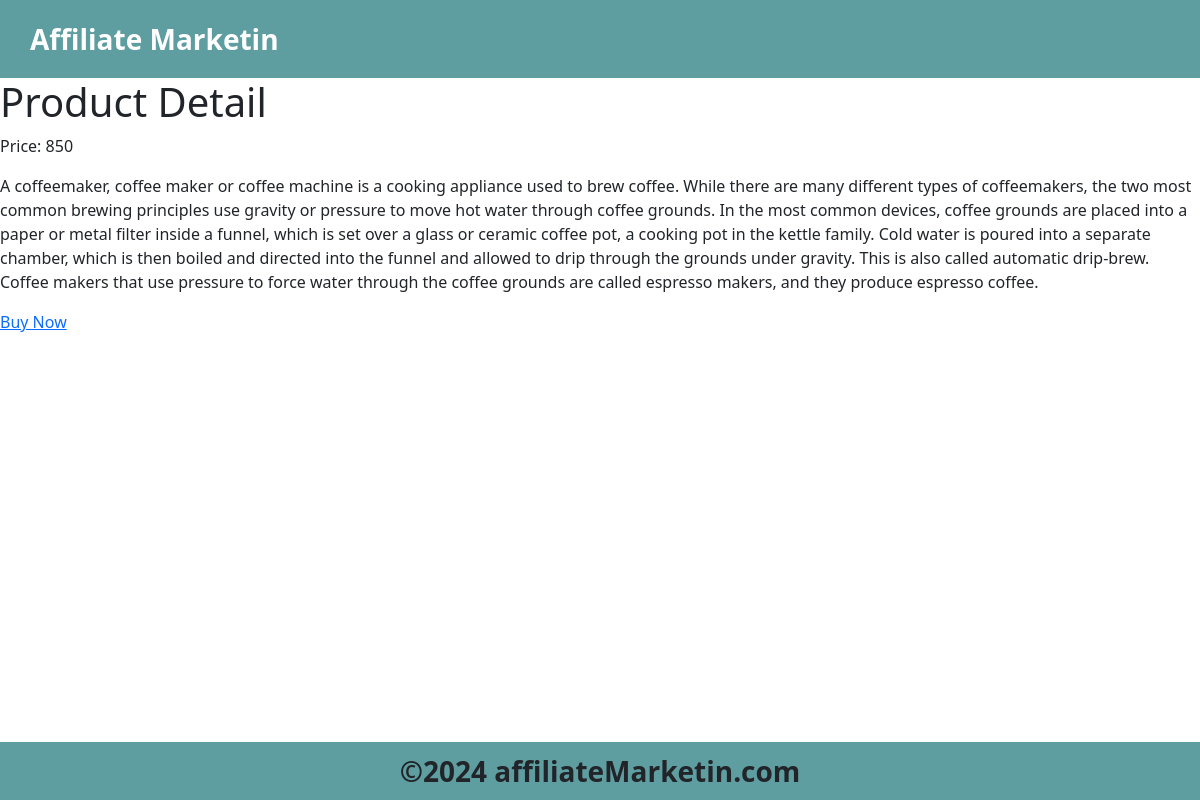
/products/4/, run on the app's committed database.
### products/models.py (models this page shows, shortened)
class Product(models.Model):
    name = models.CharField(max_length=100)
    price = models.IntegerField()
    description = models.TextField()
    image_url = models.URLField()
    affiliate_link = models.URLField()

### products/views.py (the view)
# urls.py: path('products/<int:id>/', views.product_detail, name='product_detail'),
def product_detail(request, id):
    product = get_object_or_404(Product, id=id)
    return render(request, 'product_detail.html', {'product': product})

### products/templates/product_detail.html (shortened to what this page needs)
{% extends 'base.html' %}
{% block content %}
    <h1>Product Detail</h1>
    <p>Price: {{product.price}}</p>
    <p>{{product.description}}</p>
    <a href="{{product.affiliate_link}}">Buy Now</a>
{% endblock content %}

### data on the page
Product: price "850", description "A coffeemaker, coffee maker or coffee machine is a cooking appliance used to brew coffee. While there are many different types of coffeemakers, the two most common brewing principles use gravity or pressure to move hot water through coffee grounds. In the most common devices, coffee grounds are placed into a paper or metal filter inside a funnel, which is set over a glass or ceramic coffee pot, a cooking pot in the kettle family. Cold water is poured into a separate chamber, which is then boiled and directed into the funnel and allowed to drip through the grounds under gravity. This is also called automatic drip-brew. Coffee makers that use pressure to force water through the coffee grounds…"
